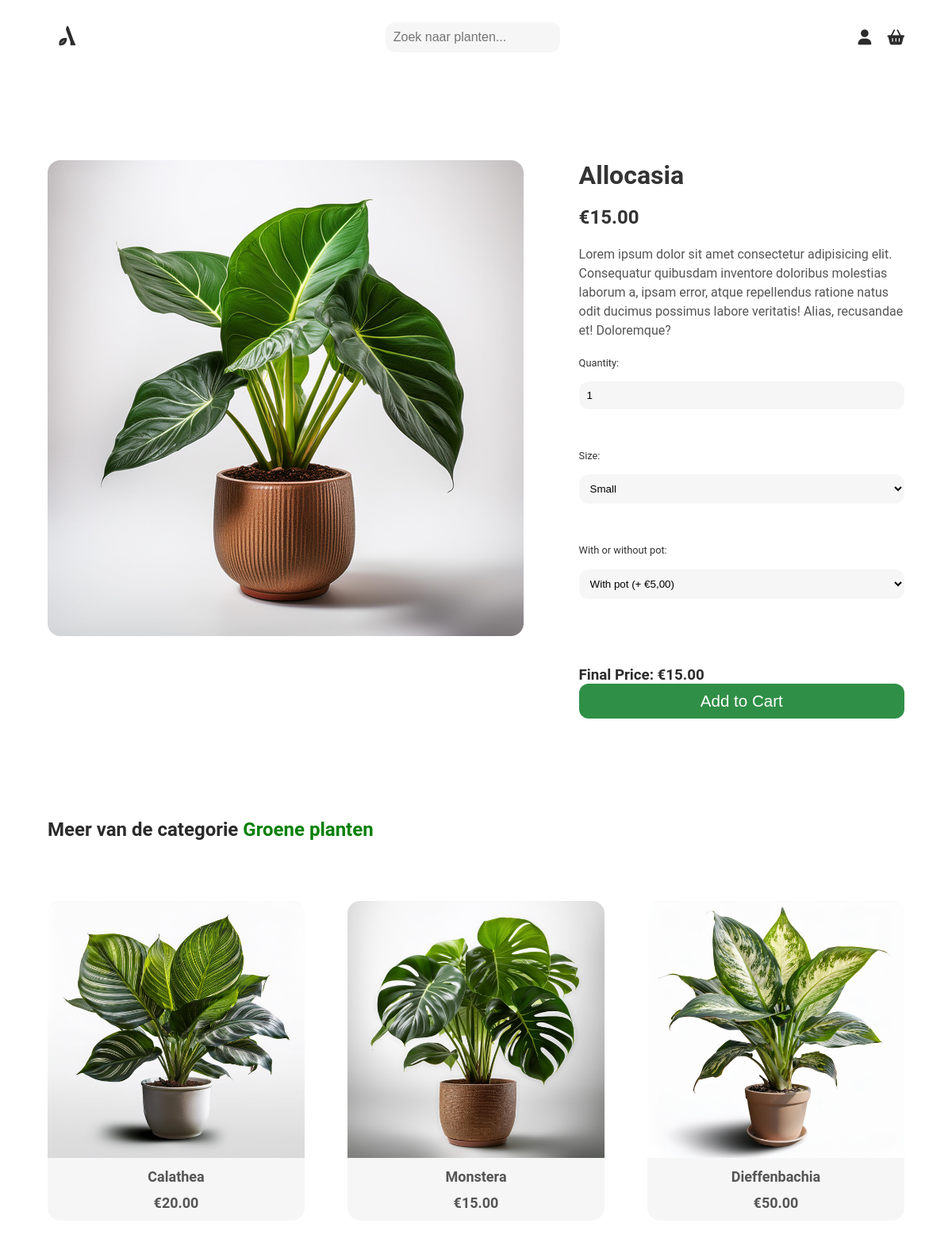
Page /product-page.php?id=13 on the committed database.
### tables this page shows
CREATE TABLE `products` (
  `id` int(11) NOT NULL,
  `name` varchar(255) NOT NULL,
  `description` text NOT NULL,
  `price` decimal(10,0) NOT NULL,
  `image` varchar(255) NOT NULL,
  `category_id` int(11) NOT NULL,
  `stock` int(11) NOT NULL DEFAULT 0,
  `created_at` datetime DEFAULT current_timestamp(),
  `updated_at` datetime DEFAULT current_timestamp() ON UPDATE current_timestamp()
);

### classes/Product.php (called while the page is built, shortened)
<?php
class Product
{
    public static function getAll()
    {
        $conn = Db::getConnection();
        $statement = $conn->prepare("SELECT * FROM products");
        $statement->execute();
        return $statement->fetchAll(PDO::FETCH_ASSOC);
    }
    public static function getById($id)
    {
        $conn = Db::getConnection();
        $statement = $conn->prepare("SELECT * FROM products WHERE id = :id");
        $statement->bindValue(":id", $id);
        $statement->execute();
        return $statement->fetch(PDO::FETCH_ASSOC);
    }
}
?>

### classes/Category.php (called while the page is built, shortened)
<?php
class Category
{
    public static function getById($id)
    {
        $conn = Db::getConnection();
        $statement = $conn->prepare("SELECT * FROM category WHERE id = :id");
        $statement->bindValue(':id', $id);
        $statement->execute();
        return $statement->fetch(PDO::FETCH_ASSOC);
    }
}
?>

### product-page.php (the view, shortened to what this page needs)
<?php
include_once(__DIR__ . '/classes/Product.php');
include_once(__DIR__ . '/classes/Category.php');
$productId = intval($_GET['id']);
$product = Product::getById($productId);
$category = Category::getById($product['category_id']);
$product['category_name'] = $category['name'];
?>
<!DOCTYPE html>
<html lang="en">
<head>
  </html>  <meta name="viewport" content="width=device-width, initial-scale=1.0">
    <link rel="stylesheet" href="https://cdnjs.cloudflare.com/ajax/libs/font-awesome/6.0.0-beta3/css/all.min.css">
    <link rel="stylesheet" href="style.css">
</head>
<body>
<nav>
    <a href="index.php"><img class="logo" src="images/logo-plantwerp.png" alt="Plantwerp Logo"></a>
    <input type="text" placeholder="Zoek naar planten..." class="search-bar">
    <div class="nav-items">
        <a href="profile.php" class="icon profile-icon" aria-label="Profiel">
            <i class="fas fa-user"></i>
        </a>
        <a href="#" class="icon basket-icon" aria-label="Winkelmand">
            <i class="fas fa-shopping-basket"></i>
        </a>
    </div>
</nav>
    <div class="product-container">
        <div class="product-image">
            <img src="<?php echo htmlspecialchars($product['image']); ?>" alt="<?php echo htmlspecialchars($product['name']); ?>">
        </div>
        <div class="product-details">
    <h1><?php echo htmlspecialchars($product['name']); ?></h1>
    <p class="product-price">€<?php echo htmlspecialchars(number_format($product['price'], 2)); ?></p>
    <p class="product-description"><?php echo htmlspecialchars($product['description']); ?></p>
    <div class="product-options form-group ">
        <div class="option">
            <label for="quantity">Quantity:</label>
            <input type="number" id="quantity" name="quantity" min="1" max="5" value="1">
        </div>
        <div class="option">
            <label for="size">Size:</label>
            <select name="size" id="size">
                <option value="small">Small</option>
            </select>
        </div>
        <div class="option">
            <label for="pot">With or without pot:</label>
            <select name="pot" id="pot">
                <option value="with">With pot (+ €5,00)</option>
            </select>
        </div>
    </div>
    <h3 class="final-price">Final Price: €<span id="finalPrice"><?php echo htmlspecialchars(number_format($product['price'], 2)); ?></span></>
    <button class="btn" type="submit">Add to Cart</button>
</div>
    </div>
    <h2  >Meer van de categorie <span style="color:green;"><?php echo htmlspecialchars($product['category_name']); ?></span></h2>
    <div class="related-products">
        <div class="products">
            <?php
            $products = Product::getAll();
            foreach ($products as $relatedProduct):
                if ($relatedProduct['id'] == $product['id']) continue;
            ?>
                <a href="product-page.php?id=<?php echo $relatedProduct['id']; ?>" class="product-card">
                    <img src="<?php echo htmlspecialchars($relatedProduct['image']); ?>" alt="<?php echo htmlspecialchars($relatedProduct['name']); ?>">
                    <p><?php echo htmlspecialchars($relatedProduct['name']); ?></p>
                    <p>€<?php echo htmlspecialchars(number_format($relatedProduct['price'], 2)); ?></p>
                </a>
            <?php endforeach; ?>
        </div>
    </div>
</html>

### style.css (style rules this page uses)
body { font-family: 'Roboto', sans-serif; margin: 0; padding: 0 5% 10%; box-sizing: border-box; color: #2A2B2A; }
nav { display: flex; justify-content: space-between; align-items: center; padding: 20px 0; }
.nav-items { display: flex; align-items: center; gap: 20px; }
.search-bar { padding: 10px; border: 0px solid #ddd; border-radius: 12px; font-size: 1em; background-color: #f6f6f6; width: 200px; }
.icon { color: #2A2B2A; font-size: 1.2em; text-decoration: none; display: flex; align-items: center; justify-content: center; }
.logo { width: 50px; }
h2 { margin: 0%; padding-bottom: 2%; }
.products { display: grid; grid-template-columns: repeat(auto-fit, minmax(250px, 1fr)); gap: 5%; }
.product-card { background-color: #f6f6f6; border-radius: 16px; text-align: center; transition: box-shadow 0.3s ease; display: flex; flex-direction: column; justify-content: space-between; text-decoration: none; }
.product-card img { width: 100%; border-radius: 16px 16px 0% 0%; height: fit-content; object-fit: cover; padding-bottom: 4%; }
.product-card p { font-size: 18px; color: #555; margin: 0 0 12px 0; font-weight: bold; }
.product-container { display: flex; flex-direction: column; gap: 5%; align-items: center; padding: 10% 0%; height: 100%; }
.product-image { align-items: center; height: 100%; width: 100%; padding-bottom: 10%; justify-content: center; }
.product-image img { max-width: 100%; height: 100%; border-radius: 16px; align-self: center; object-fit: cover; }
.product-details { gap: 10%; width: 100%; display: flex; flex-direction: column; justify-content: space-between; }
.product-details h1 { font-size: 2em; color: #333; margin: 0%; padding-top: 0%; }
.product-price { font-size: 1.5em; color: #333; margin: 0%; padding-top: 5%; font-weight: bold; }
.product-description { color: #555; font-size: 1em; line-height: 1.5; margin: 0%; padding: 5% 0%; }
.product-options div { display: flex; gap: 10%; padding-bottom: 10%; flex-direction: column; align-items: center; }
label { font-size: 0.8em; color: #333; padding-bottom: 2%; text-align: left; width: 100%; }
.btn { display: inline-block; padding: 10px 0px; width: 100%; font-size: 1.1em; color: #fff; background-color: #2f8f46; border: none; border-radius: 12px; text-align: center; text-decoration: none; transition: background-color 0.3s; cursor: pointer; }
.related-products { padding: 5% 0%; display: flex; gap: 5%; }
.related-products .products { width: 100%; }
.form-group { margin-bottom: 15px; text-align: left; }
.form-group label { font-size: 0.8em; color: #333; margin-bottom: 2%; text-align: left; }
.form-group input, textarea, .form-group select { width: 100%; padding: 10px; max-width: 100%; margin-bottom: 10px; border: 0px solid #ddd; border-radius: 12px; background-color: #f6f6f6; box-sizing: border-box; }
@media (min-width: 650px) { .product-container { flex-direction: row; align-items: flex-start; } }
@media (min-width: 650px) { .product-image { padding-bottom: 0%; width: 60%; } }
@media (min-width: 650px) { .product-details { width: 40%; } }

### rows in the picture
products: image (picture), name "Allocasia", price "15.00", description "Lorem ipsum dolor sit amet consectetur adipisicing elit. Consequatur quibusdam inventore doloribus molestias laborum a, ipsam error, atque repellendus ratione natus odit ducimus possimus labore veritatis! Alias, recusandae et! Doloremque?"
products: image (picture), name "Calathea", price "20.00"
products: image (picture), name "Monstera", price "15.00"
products: image (picture), name "Dieffenbachia", price "50.00"

### other values in the picture
$product['category_name'] "Groene planten"
